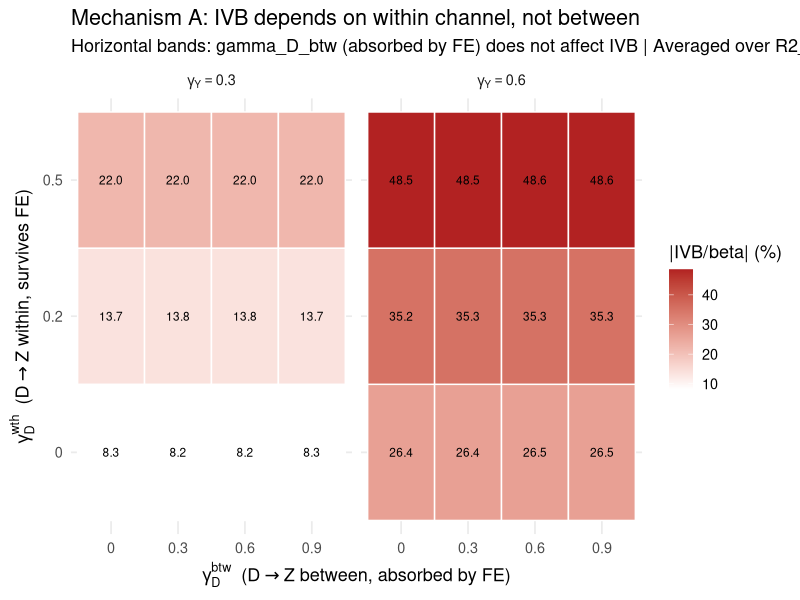
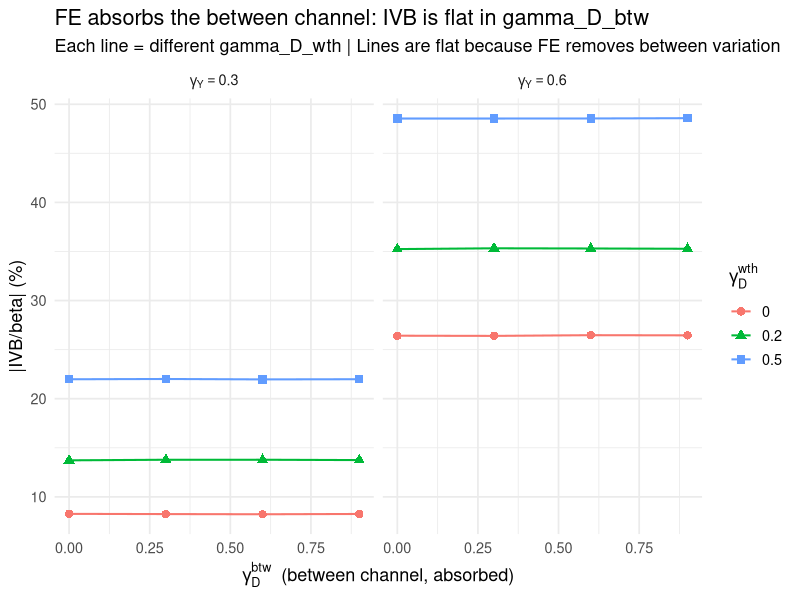
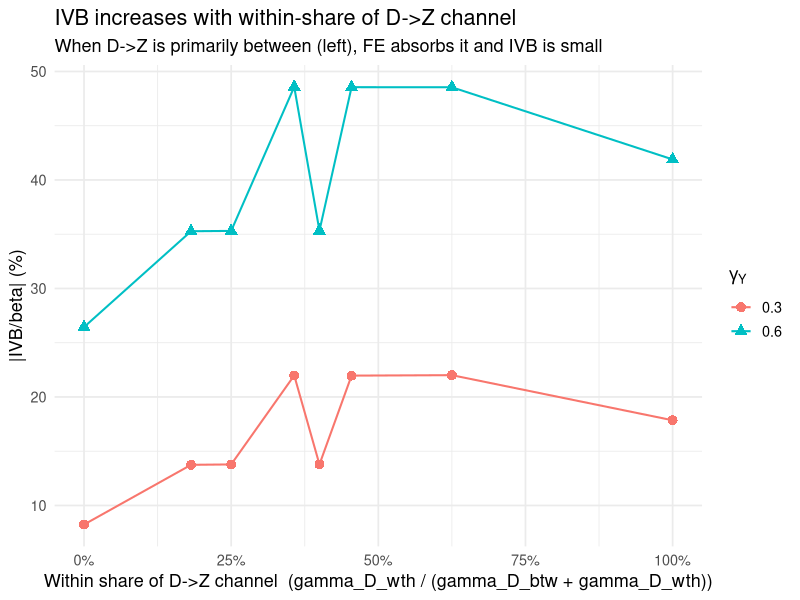
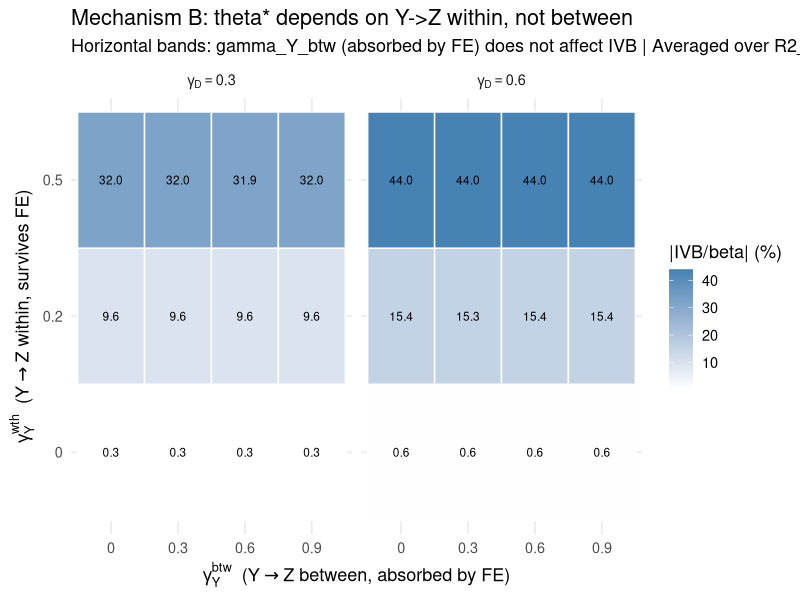
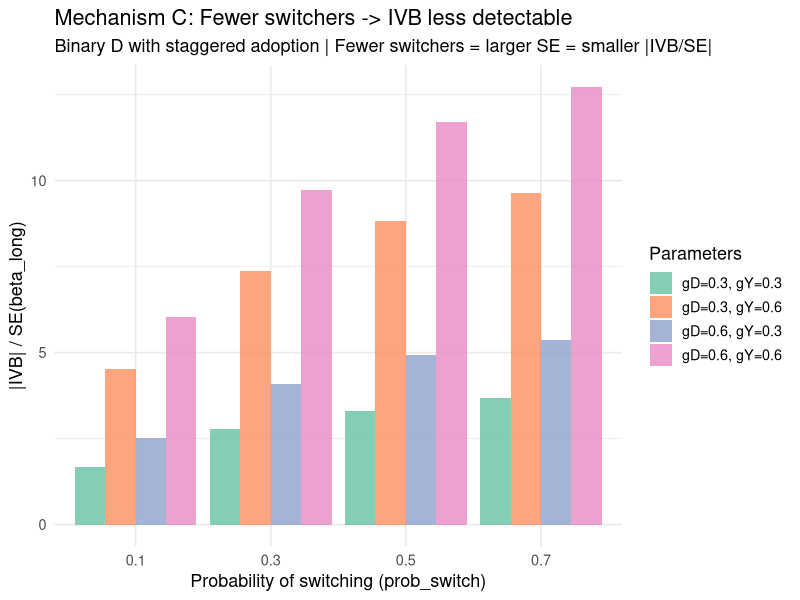
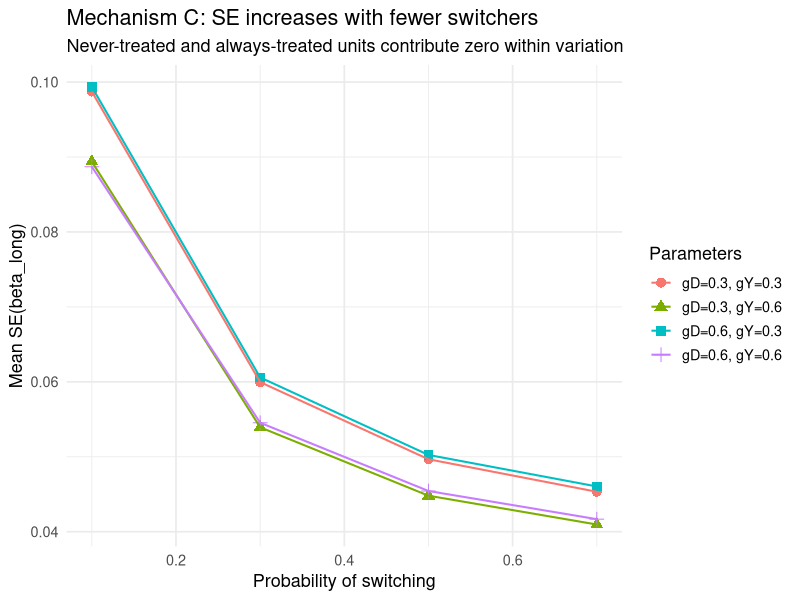
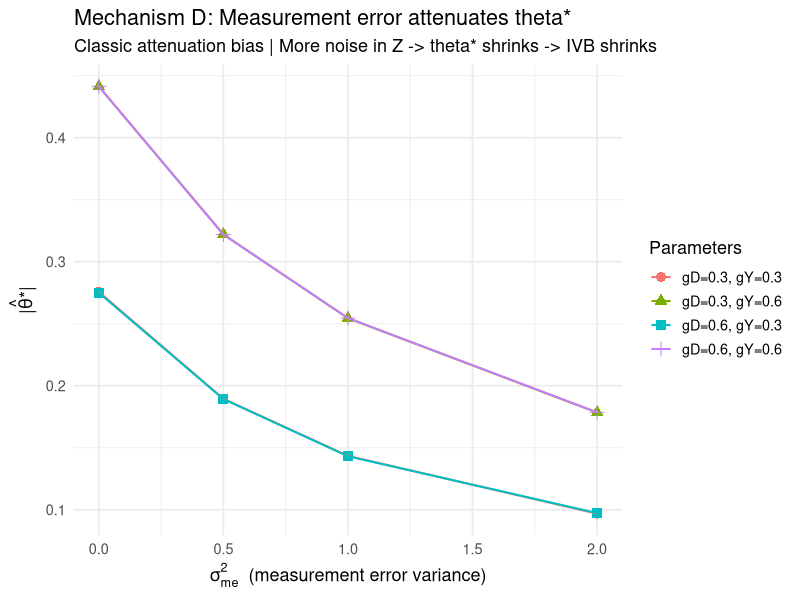
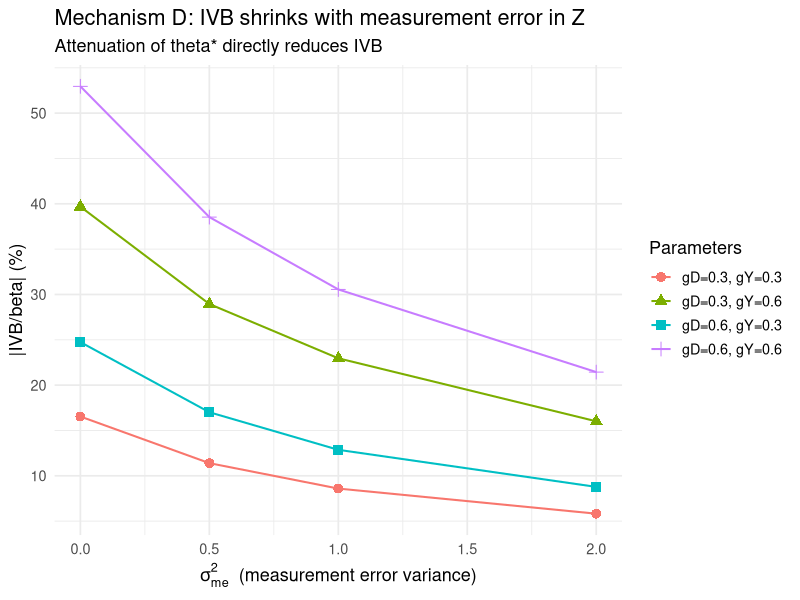

R code for these plots, in order:
# =============================================================================
# Figures for TWFE Monte Carlo Simulation v4
#
# Reads sim_ivb_twfe_v4_mech{A,B,C,D}.csv and generates diagnostic figures.
# See plan: quality_reports/plans/2026-02-28_sim-ivb-twfe-v4.md
#
# Dependencies: data.table, ggplot2
# =============================================================================

library(data.table)
library(ggplot2)

theme_set(theme_minimal(base_size = 13))
dir.create("plots", showWarnings = FALSE)

# Load results
res_A <- fread("sim_ivb_twfe_v4_mechA.csv")
res_B <- fread("sim_ivb_twfe_v4_mechB.csv")
res_C <- fread("sim_ivb_twfe_v4_mechC.csv")
res_D <- fread("sim_ivb_twfe_v4_mechD.csv")

cat(sprintf("Loaded: A=%d, B=%d, C=%d, D=%d scenarios\n",
            nrow(res_A), nrow(res_B), nrow(res_C), nrow(res_D)))


# =============================================================================
# Figure 1: Heatmap A — |IVB/beta| vs (gamma_D_btw, gamma_D_wth)
# Key prediction: horizontal bands (IVB depends on gamma_D_wth, NOT gamma_D_btw)
# =============================================================================

# Average over R2_within
heat_A <- res_A[gamma_Y > 0,
                .(ivb_pct = mean(mean_abs_ivb_over_beta) * 100),
                by = .(gamma_D_btw, gamma_D_wth, gamma_Y)]

p1 <- ggplot(heat_A, aes(x = factor(gamma_D_btw), y = factor(gamma_D_wth),
                           fill = ivb_pct)) +
  geom_tile(color = "white", linewidth = 0.5) +
  geom_text(aes(label = sprintf("%.1f", ivb_pct)), size = 3) +
  facet_wrap(~ paste0("gamma[Y] == ", gamma_Y), labeller = label_parsed) +
  scale_fill_gradient(low = "white", high = "firebrick",
                      name = "|IVB/beta| (%)") +
  labs(
    title = "Mechanism A: IVB depends on within channel, not between",
    subtitle = "Horizontal bands: gamma_D_btw (absorbed by FE) does not affect IVB | Averaged over R2_within",
    x = expression(gamma[D]^{btw} ~ " (D" %->% "Z between, absorbed by FE)"),
    y = expression(gamma[D]^{wth} ~ " (D" %->% "Z within, survives FE)")
  )

ggsave("plots/v4_heatmap_A_btw_wth.png", p1, width = 12, height = 5, dpi = 150)
cat("Saved: plots/v4_heatmap_A_btw_wth.png\n")


# =============================================================================
# Figure 2: Line A — |IVB/beta| vs gamma_D_btw (should be flat)
# =============================================================================

line_A <- res_A[gamma_Y > 0,
                .(ivb_pct = mean(mean_abs_ivb_over_beta) * 100),
                by = .(gamma_D_btw, gamma_D_wth, gamma_Y)]

p2 <- ggplot(line_A, aes(x = gamma_D_btw, y = ivb_pct,
                           color = factor(gamma_D_wth),
                           shape = factor(gamma_D_wth))) +
  geom_point(size = 2.5) +
  geom_line(linewidth = 0.7) +
  facet_wrap(~ paste0("gamma[Y] == ", gamma_Y), labeller = label_parsed) +
  labs(
    title = "FE absorbs the between channel: IVB is flat in gamma_D_btw",
    subtitle = "Each line = different gamma_D_wth | Lines are flat because FE removes between variation",
    x = expression(gamma[D]^{btw} ~ " (between channel, absorbed)"),
    y = "|IVB/beta| (%)",
    color = expression(gamma[D]^{wth}),
    shape = expression(gamma[D]^{wth})
  )

ggsave("plots/v4_line_A_flat_btw.png", p2, width = 12, height = 5, dpi = 150)
cat("Saved: plots/v4_line_A_flat_btw.png\n")


# =============================================================================
# Figure 3: Comparison — IVB as function of within share of D->Z channel
# Shows that when most of D->Z is between, IVB is small
# =============================================================================

# Compute share_within = gamma_D_wth / (gamma_D_btw + gamma_D_wth)
comp_A <- res_A[gamma_Y > 0 & (gamma_D_btw + gamma_D_wth) > 0]
comp_A[, share_wth := gamma_D_wth / (gamma_D_btw + gamma_D_wth)]
comp_A_agg <- comp_A[, .(ivb_pct = mean(mean_abs_ivb_over_beta) * 100),
                      by = .(share_wth, gamma_Y)]

p3 <- ggplot(comp_A_agg, aes(x = share_wth, y = ivb_pct,
                               color = factor(gamma_Y),
                               shape = factor(gamma_Y))) +
  geom_point(size = 3) +
  geom_line(linewidth = 0.7) +
  labs(
    title = "IVB increases with within-share of D->Z channel",
    subtitle = "When D->Z is primarily between (left), FE absorbs it and IVB is small",
    x = "Within share of D->Z channel  (gamma_D_wth / (gamma_D_btw + gamma_D_wth))",
    y = "|IVB/beta| (%)",
    color = expression(gamma[Y]),
    shape = expression(gamma[Y])
  ) +
  scale_x_continuous(labels = scales::percent_format())

ggsave("plots/v4_ivb_vs_share_within.png", p3, width = 10, height = 6, dpi = 150)
cat("Saved: plots/v4_ivb_vs_share_within.png\n")


# =============================================================================
# Figure 4: Heatmap B — |IVB/beta| vs (gamma_Y_btw, gamma_Y_wth)
# Key prediction: horizontal bands (theta* depends on gamma_Y_wth, not btw)
# =============================================================================

heat_B <- res_B[, .(ivb_pct = mean(mean_abs_ivb_over_beta) * 100),
                by = .(gamma_Y_btw, gamma_Y_wth, gamma_D)]

p4 <- ggplot(heat_B, aes(x = factor(gamma_Y_btw), y = factor(gamma_Y_wth),
                           fill = ivb_pct)) +
  geom_tile(color = "white", linewidth = 0.5) +
  geom_text(aes(label = sprintf("%.1f", ivb_pct)), size = 3) +
  facet_wrap(~ paste0("gamma[D] == ", gamma_D), labeller = label_parsed) +
  scale_fill_gradient(low = "white", high = "steelblue",
                      name = "|IVB/beta| (%)") +
  labs(
    title = "Mechanism B: theta* depends on Y->Z within, not between",
    subtitle = "Horizontal bands: gamma_Y_btw (absorbed by FE) does not affect IVB | Averaged over R2_within",
    x = expression(gamma[Y]^{btw} ~ " (Y" %->% "Z between, absorbed by FE)"),
    y = expression(gamma[Y]^{wth} ~ " (Y" %->% "Z within, survives FE)")
  )

ggsave("plots/v4_heatmap_B_btw_wth.png", p4, width = 10, height = 5, dpi = 150)
cat("Saved: plots/v4_heatmap_B_btw_wth.png\n")


# =============================================================================
# Figure 5: Bar C — |IVB/SE| vs prob_switch
# Key prediction: IVB/SE decreases with fewer switchers
# =============================================================================

bar_C <- res_C[, .(ivb_se = mean(mean_abs_ivb_over_se),
                   se_long = mean(mean_se_long)),
               by = .(prob_switch, gamma_D, gamma_Y)]
bar_C[, label := paste0("gD=", gamma_D, ", gY=", gamma_Y)]

p5 <- ggplot(bar_C, aes(x = factor(prob_switch), y = ivb_se, fill = label)) +
  geom_col(position = "dodge", alpha = 0.8) +
  labs(
    title = "Mechanism C: Fewer switchers -> IVB less detectable",
    subtitle = "Binary D with staggered adoption | Fewer switchers = larger SE = smaller |IVB/SE|",
    x = "Probability of switching (prob_switch)",
    y = "|IVB| / SE(beta_long)",
    fill = "Parameters"
  ) +
  scale_fill_brewer(palette = "Set2")

ggsave("plots/v4_bar_C_switchers.png", p5, width = 10, height = 6, dpi = 150)
cat("Saved: plots/v4_bar_C_switchers.png\n")

# Also show SE increasing with fewer switchers
p5b <- ggplot(bar_C, aes(x = prob_switch, y = se_long,
                          color = label, shape = label)) +
  geom_point(size = 3) +
  geom_line(linewidth = 0.7) +
  labs(
    title = "Mechanism C: SE increases with fewer switchers",
    subtitle = "Never-treated and always-treated units contribute zero within variation",
    x = "Probability of switching",
    y = "Mean SE(beta_long)",
    color = "Parameters", shape = "Parameters"
  )

ggsave("plots/v4_line_C_se.png", p5b, width = 10, height = 6, dpi = 150)
cat("Saved: plots/v4_line_C_se.png\n")


# =============================================================================
# Figure 6: Line D — |theta*| vs sigma2_me (attenuation bias)
# =============================================================================

line_D <- res_D[, .(abs_theta = mean(abs(mean_theta)),
                    ivb_pct = mean(mean_abs_ivb_over_beta) * 100),
                by = .(sigma2_me, gamma_D, gamma_Y)]
line_D[, label := paste0("gD=", gamma_D, ", gY=", gamma_Y)]

p6 <- ggplot(line_D, aes(x = sigma2_me, y = abs_theta,
                           color = label, shape = label)) +
  geom_point(size = 3) +
  geom_line(linewidth = 0.7) +
  labs(
    title = "Mechanism D: Measurement error attenuates theta*",
    subtitle = "Classic attenuation bias | More noise in Z -> theta* shrinks -> IVB shrinks",
    x = expression(sigma[me]^2 ~ " (measurement error variance)"),
    y = expression("|" * hat(theta) * "*|"),
    color = "Parameters", shape = "Parameters"
  )

ggsave("plots/v4_line_D_attenuation.png", p6, width = 10, height = 6, dpi = 150)
cat("Saved: plots/v4_line_D_attenuation.png\n")

# Also IVB directly
p6b <- ggplot(line_D, aes(x = sigma2_me, y = ivb_pct,
                            color = label, shape = label)) +
  geom_point(size = 3) +
  geom_line(linewidth = 0.7) +
  labs(
    title = "Mechanism D: IVB shrinks with measurement error in Z",
    subtitle = "Attenuation of theta* directly reduces IVB",
    x = expression(sigma[me]^2 ~ " (measurement error variance)"),
    y = "|IVB/beta| (%)",
    color = "Parameters", shape = "Parameters"
  )

ggsave("plots/v4_line_D_ivb.png", p6b, width = 10, height = 6, dpi = 150)
cat("Saved: plots/v4_line_D_ivb.png\n")


# =============================================================================
# Figure 7: Synthesis table — conditions for IVB < 1 SE
# =============================================================================

cat("\n=== SYNTHESIS TABLE ===\n\n")

# Mechanism A: when is |IVB/SE| < 1?
cat("[A] Scenarios with |IVB/SE| < 1 (IVB invisible to inference):\n")
small_A <- res_A[mean_abs_ivb_over_se < 1]
cat(sprintf("  %d / %d scenarios (%.0f%%)\n",
            nrow(small_A), nrow(res_A), 100 * nrow(small_A) / nrow(res_A)))
if (nrow(small_A) > 0) {
  cat("  Typical: gamma_D_wth = ",
      paste(sort(unique(small_A$gamma_D_wth)), collapse = ", "), "\n")
}

cat("\n[B] Scenarios with |IVB/SE| < 1:\n")
small_B <- res_B[mean_abs_ivb_over_se < 1]
cat(sprintf("  %d / %d scenarios (%.0f%%)\n",
            nrow(small_B), nrow(res_B), 100 * nrow(small_B) / nrow(res_B)))

cat("\n[C] Scenarios with |IVB/SE| < 1:\n")
small_C <- res_C[mean_abs_ivb_over_se < 1]
cat(sprintf("  %d / %d scenarios (%.0f%%)\n",
            nrow(small_C), nrow(res_C), 100 * nrow(small_C) / nrow(res_C)))

cat("\n[D] Scenarios with |IVB/SE| < 1:\n")
small_D <- res_D[mean_abs_ivb_over_se < 1]
cat(sprintf("  %d / %d scenarios (%.0f%%)\n",
            nrow(small_D), nrow(res_D), 100 * nrow(small_D) / nrow(res_D)))

# Combined summary
# Save synthesis table as CSV
synthesis <- rbind(
  res_A[, .(mechanism = "A", ivb_se = mean_abs_ivb_over_se, ivb_pct = mean_abs_ivb_over_beta * 100)],
  res_B[, .(mechanism = "B", ivb_se = mean_abs_ivb_over_se, ivb_pct = mean_abs_ivb_over_beta * 100)],
  res_C[, .(mechanism = "C", ivb_se = mean_abs_ivb_over_se, ivb_pct = mean_abs_ivb_over_beta * 100)],
  res_D[, .(mechanism = "D", ivb_se = mean_abs_ivb_over_se, ivb_pct = mean_abs_ivb_over_beta * 100)]
)
synthesis_summary <- synthesis[, .(
  n_scenarios = .N,
  n_ivb_se_lt1 = sum(ivb_se < 1),
  pct_ivb_se_lt1 = round(100 * mean(ivb_se < 1), 1),
  median_ivb_pct = round(median(ivb_pct), 2),
  max_ivb_pct = round(max(ivb_pct), 2)
), by = mechanism]
fwrite(synthesis_summary, "sim_ivb_twfe_v4_synthesis.csv")
cat("Saved: sim_ivb_twfe_v4_synthesis.csv\n")
print(synthesis_summary)

cat("\n--- Key insights ---\n")
cat("A: FE absorbs between channel of D->Z. If D causes Z mainly in levels,\n")
cat("   pi is small after FE, and IVB is small.\n")
cat("B: FE absorbs between channel of Y->Z. If Y-Z correlation is mainly\n")
cat("   cross-sectional, theta* is small after FE, and IVB is small.\n")
cat("C: Binary D with few switchers: population IVB unchanged, but SE is\n")
cat("   large -> IVB/SE small -> invisible to inference.\n")
cat("D: Measurement error in Z attenuates theta* toward zero,\n")
cat("   reducing IVB proportionally.\n")

cat("\n=== DONE ===\n")
